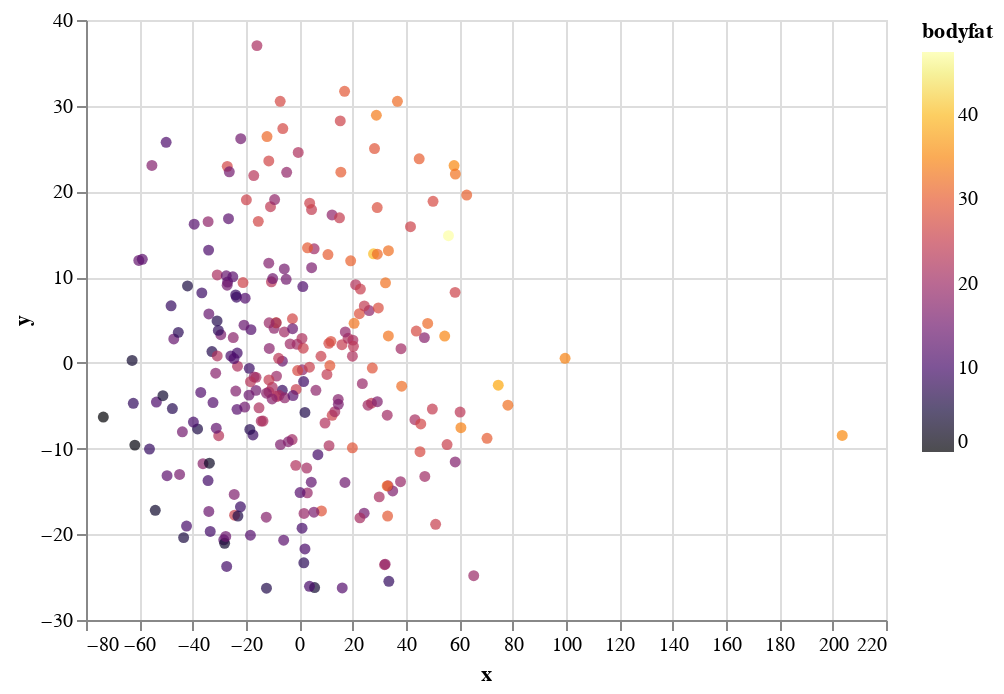

Notebook code cell kept with this figure:
### Markdown cell above
##### Linear Benchmark

### Code cell
X_pca_bodyfat = (
            PCA(2)
            .fit_transform(bodyfat)
        )

pca_bodyfat_df = pd.DataFrame({
    'x': X_pca_bodyfat[:, 0],
    'y': X_pca_bodyfat[:, 1],
    'bodyfat': bodyfat.iloc[:, 0].to_numpy(dtype=np.float32)
})

pca_chart = alt.Chart(pca_bodyfat_df).mark_circle().encode(
    x='x:Q',
    y='y:Q',
    color=alt.Color('bodyfat:Q', scale=alt.Scale(scheme='inferno'))
)

display(pca_chart)

### Figure 1 — Vega-Lite specification as saved in the notebook (floating-point values rounded to 4 significant figures; data arrays with more than 128 entries replaced by an {"elided": "..."} marker saying what was removed)
{"config": {"view": {"continuousWidth": 400, "continuousHeight": 300}}, "data": {"name": "data-ea19f784ac868f841c1d8b57c4255206"}, "mark": "circle", "encoding": {"color": {"type": "quantitative", "field": "bodyfat", "scale": {"scheme": "inferno"}}, "x": {"type": "quantitative", "field": "x"}, "y": {"type": "quantitative", "field": "y"}}, "$schema": "https://vega.github.io/schema/vega-lite/v4.8.1.json", "datasets": {"data-ea19f784ac868f841c1d8b57c4255206": {"elided": "252 records"}}}
